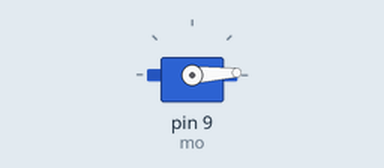
This sketch was run on a simulated Arduino Uno, built with avr-gcc and run on an emulated ATmega328P. Shown: servo.

Above: at 0.05 s.
At 1.3 s:
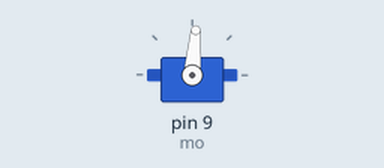
At 2.6 s:
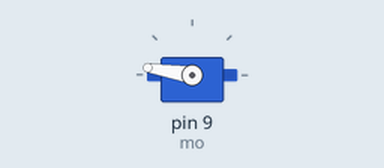
At 5.2 s:
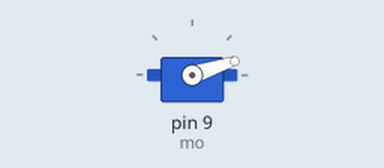
Timing chart, 0 to 7.1 s (numbered marks = the images above):
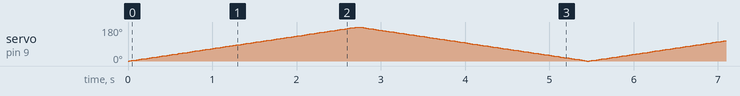

The sketch:

sketch_sep30a.ino
```cpp
#include<Servo.h>
Servo mo;
int pos=0;

void setup() {
  // put your setup code here, to run once:
mo.attach(9);
}

void loop() {
  // put your main code here, to run repeatedly:
for (pos=0;pos<=180;pos++){
  mo.write(pos);
  delay(15);
  }

for (pos=180;pos>=0;pos--){
  mo.write(pos);
  delay(15);
  }
}
```
